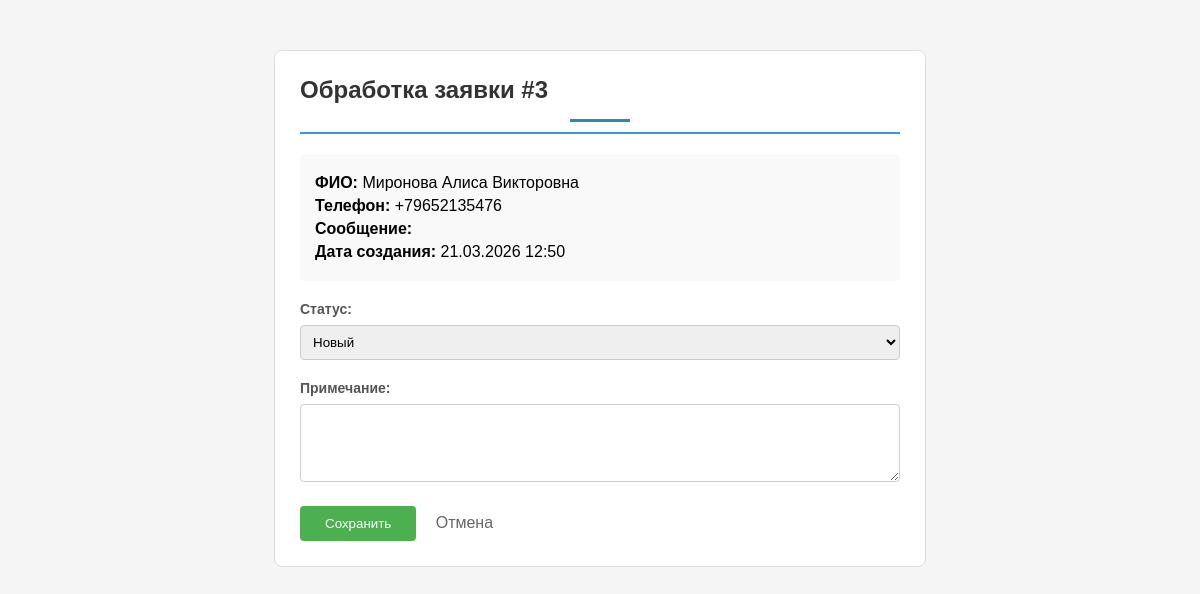
The page /adm/update_callback.php?id=3 (signed in) on the database its author committed.
### tables this page shows
CREATE TABLE `callback_requests` (
  `id` int NOT NULL,
  `user_id` int DEFAULT NULL,
  `name` varchar(100) NOT NULL,
  `phone` varchar(20) NOT NULL,
  `message` text,
  `status` varchar(50) DEFAULT 'новый',
  `note` text,
  `created_at` timestamp NULL DEFAULT CURRENT_TIMESTAMP
);

### adm/update_callback.php (the view, shortened to what this page needs)
<?php
include '../top/db_connect.php';
$id = $_GET['id'] ?? 0;
$result = mysqli_query($db, "SELECT * FROM callback_requests WHERE id='$id'");
$callback = mysqli_fetch_assoc($result);
?>
<!DOCTYPE html>
<html>
<head>
    <link rel="stylesheet" href="style_adm.css">
</head>
<body>
    <div class="container">
        <h2>Обработка заявки #<?php echo $id; ?></h2>
        <div class="info-block">
            <p><strong>ФИО:</strong> <?php echo htmlspecialchars($callback['name'] ?? '-'); ?></p>
            <p><strong>Телефон:</strong> <?php echo htmlspecialchars($callback['phone']); ?></p>
            <p><strong>Сообщение:</strong> <?php echo htmlspecialchars($callback['message'] ?? '-'); ?></p>
            <p><strong>Дата создания:</strong> <?php echo date('d.m.Y H:i', strtotime($callback['created_at'])); ?></p>
        </div>
        <form method="POST">
            <div class="form-group">
                <label>Статус:</label>
                <select name="status">
                    <option value="новый" <?php echo $callback['status'] == 'новый' ? 'selected' : ''; ?>>Новый</option>
                </select>
            </div>
            <div class="form-group">
                <label>Примечание:</label>
                <textarea name="note" rows="4"><?php echo htmlspecialchars($callback['note'] ?? ''); ?></textarea>
            </div>
            <button type="submit">Сохранить</button>
            <a href="admin_panel.php">Отмена</a>
        </form>
    </div>
</body>
</html>

### adm/style_adm.css (style rules this page uses)
.container h2:after { content: ""; display: block; width: 60px; height: 3px; background-color: #2790b0; margin: 15px auto 0; }
.form-group { margin-bottom: 25px; }
.form-group label { display: block; margin-bottom: 8px; color: #555; font-weight: 600; font-size: 14px; }

### adm/update_callback.php (style rules this page uses)
body { font-family: Arial, sans-serif; background: #f5f5f5; margin: 0; padding: 20px; }
.container { max-width: 600px; margin: 30px auto; background: white; padding: 25px; border: 1px solid #ddd; border-radius: 8px; }
h2 { margin-top: 0; color: #333; border-bottom: 2px solid #3498db; padding-bottom: 10px; }
.info-block { background: #f9f9f9; padding: 15px; margin-bottom: 20px; border-radius: 5px; }
.info-block p { margin: 5px 0; }
.form-group { margin-bottom: 20px; }
label { display: block; margin-bottom: 5px; font-weight: bold; }
select, textarea { width: 100%; padding: 8px; border: 1px solid #ccc; border-radius: 4px; box-sizing: border-box; }
button { background: #4CAF50; color: white; padding: 10px 25px; border: none; border-radius: 4px; cursor: pointer; }
a { color: #666; margin-left: 15px; text-decoration: none; }

### rows shown on the page
callback_requests: name "Миронова Алиса Викторовна", phone "+79652135476", created_at "21.03.2026 12:50", status "Новый"

### other values the page prints
$id "3"
